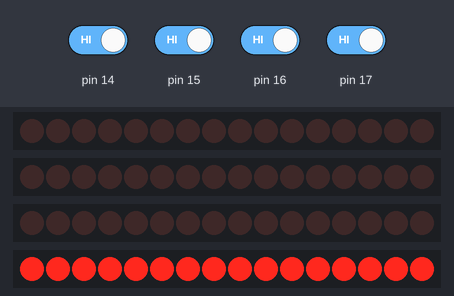
This sketch was run on a simulated Arduino Uno, built with avr-gcc and run on an emulated ATmega328P. Shown: 4 × 16 shift-register outputs drawn as a row of LEDs (first output left, lit = HIGH). Wiring (inferred from the names in the program): 4 × 2 × shift register (74HC595): data pin 2, shift clock pin 4, latch pin 3 / data pin 11, shift clock pin 13, latch pin 12 / data pin 8, shift clock pin 10, latch pin 9 / data pin 5, shift clock pin 7, latch pin 6. Wiring (inferred from the signals the program sends): 4 × row of LEDs: on Q0, Q1, Q2, Q3, Q4, Q5, Q6, Q7, Q8, Q9, Q10, Q11, Q12, Q13, Q14, Q15 / on Q0, Q1, Q2, Q3, Q4, Q5, Q6, Q7, Q8, Q9, Q10, Q11, Q12, Q13, Q14, Q15 / on Q0, Q1, Q2, Q3, Q4, Q5, Q6, Q7, Q8, Q9, Q10, Q11, Q12, Q13, Q14, Q15 / on Q0, Q1, Q2, Q3, Q4, Q5, Q6, Q7, Q8, Q9, Q10, Q11, Q12, Q13, Q14, Q15. The test bench sets the inputs (shaded band); at power-on: pin 14–17 HIGH. Random numbers use the default seed unless the sketch sets one.

Above: at 1.2 s.
1.3 s: pin 14 driven LOW and pin 15 driven LOW and pin 16 driven LOW and pin 17 driven LOW
At 1.45 s:
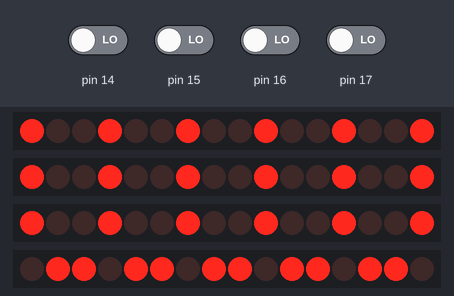
4.3 s: pin 14 driven HIGH
At 5.37 s:
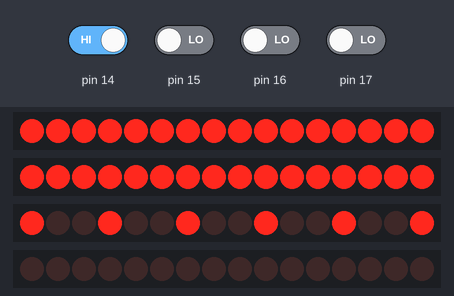
7.3 s: pin 14 driven LOW
At 8.51 s:
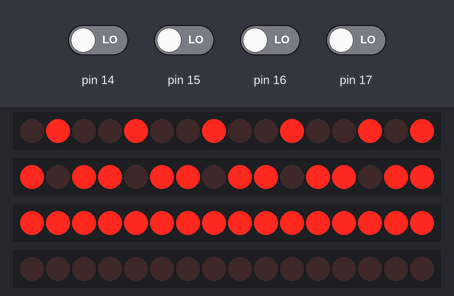
10.3 s: pin 15 driven HIGH
At 11.4 s:
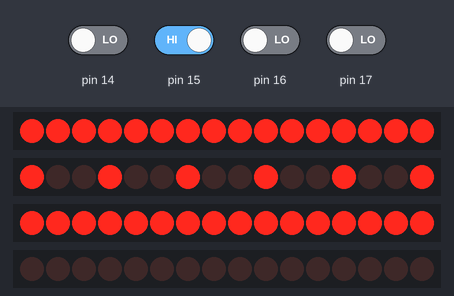
Timing chart, 0 to 14.3 s (numbered marks = the images above; inputs shaded):
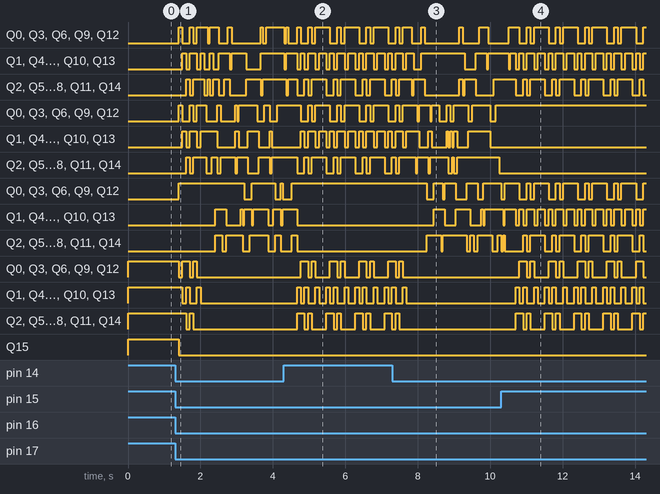

Measured:
- after the input at 1.3 s, Q0: LOW → HIGH after 0.10 s, → LOW 0.10 s later, → HIGH 0.20 s later, → LOW 0.10 s later, … (13 changes in this stretch); Q1: LOW → HIGH after 0.20 s, → LOW 0.10 s later, → HIGH 0.10 s later, → LOW 0.20 s later, … (13 changes in this stretch)

The sketch:

nano_wireloop.ino
```cpp
#define NUM_COLS 16

const int row1Pin = 2;
const int row2Pin = 3;
const int row3Pin = 4;
const int row4Pin = 5;
const int row5Pin = 6;
const int row6Pin = 7;

// 74HC595 pins
const int dataPin = 8;
const int latchPin = 9;
const int clockPin = 10;

const int dataPin1 = 11;
const int latchPin1 = 12;
const int clockPin1 = 13;

const int dataPin3 = 5;
const int latchPin3 = 6;
const int clockPin3 = 7;

const int dataPin2 = 2;
const int latchPin2 = 3;
const int clockPin2 = 4;

// bitmasks for scanning columns
int bits[] =
{
  B00000001,
  B00000010,
  B00000100,
  B00001000,
  B00010000,
  B00100000,
  B01000000,
  B10000000
};


void setup()
{

  // setup pins output/input mode
  pinMode(dataPin, OUTPUT);
  pinMode(clockPin, OUTPUT);
  pinMode(latchPin, OUTPUT);

  pinMode(dataPin1, OUTPUT);
  pinMode(clockPin1, OUTPUT);
  pinMode(latchPin1, OUTPUT);

  pinMode(dataPin2, OUTPUT);
  pinMode(clockPin2, OUTPUT);
  pinMode(latchPin2, OUTPUT);

  pinMode(dataPin3, OUTPUT);
  pinMode(clockPin3, OUTPUT);
  pinMode(latchPin3, OUTPUT);

  pinMode(14, INPUT);
  pinMode(15, INPUT);
  pinMode(16, INPUT);
  pinMode(17, INPUT);

  Serial.begin(9600);
}

void loop()
{

  if ((digitalRead(14) == LOW) && (digitalRead(15) == LOW) && (digitalRead(16) == LOW) && (digitalRead(17) == LOW))
  {
    int val = random(0, 4);
      red(val);
      delay(50);
    val = random(1, 4);
      green(val);
      delay(50);
    val = random(1, 4);
      blue(val);
      delay(50);
    val = random(1, 4);
      yellow(val);
      delay(50);
    val = random(1, 4);
      bl(val);
      delay(50);
    val = random(1, 4);
      purple(val);
      delay(50);
    val = random(1, 4);
      all(val);
      delay(50);
  }

  if ((digitalRead(14) == HIGH) && (digitalRead(15) == LOW) && (digitalRead(16) == LOW) && (digitalRead(17) == LOW)) {
    int rand = 100;
    delay(rand);
    for (int i = 1; i <= 4; i++) {

      red(i);
    }

    delay(rand);
    for (int i = 1; i <= 4; i++) {
      if (i == 1) continue; else
        green(i);
    }

    delay(rand);
    for (int i = 1; i <= 4; i++) {
      if (i == 1) continue; else
        blue(i);
    }

    delay(rand);
    for (int i = 1; i <= 4; i++) {
      if (i == 1) continue; else
        yellow(i);
    }

    delay(rand);
    for (int i = 1; i <= 4; i++) {
      if (i == 1) continue; else
        bl(i);
    }

    delay(rand);
    for (int i = 1; i <= 4; i++) {
      if (i == 1) continue; else
        purple(i);
    }

    delay(rand);
    for (int i = 1; i <= 4; i++) {
      if (i == 1) continue; else
        all(i);
    }

    delay(rand);
  }

  if ((digitalRead(15) == HIGH) && (digitalRead(14) == LOW) && (digitalRead(16) == LOW) && (digitalRead(17) == LOW)) {
    int rand = 100;
    delay(rand);
    for (int i = 1; i <= 4; i++) {
      red(i);
    }

    delay(rand);
    for (int i = 1; i <= 4; i++) {
      if (i == 2) continue; else
        green(i);
    }

    delay(rand);
    for (int i = 1; i <= 4; i++) {
      if (i == 2) continue; else
        blue(i);
    }

    delay(rand);
    for (int i = 1; i <= 4; i++) {
      if (i == 2) continue; else
        yellow(i);
    }

    delay(rand);
    for (int i = 1; i <= 4; i++) {
      if (i == 2) continue; else
        bl(i);
    }

    delay(rand);
    for (int i = 1; i <= 4; i++) {
      if (i == 2) continue; else
        purple(i);
    }

    delay(rand);
    for (int i = 1; i <= 4; i++) {
      if (i == 2) continue; else
        all(i);
    }

    delay(rand);
  }

  if ((digitalRead(16) == HIGH) && (digitalRead(14) == LOW) && (digitalRead(15) == LOW) && (digitalRead(17) == LOW)) {
    int rand = 100;
    delay(rand);
    for (int i = 1; i <= 4; i++) {
      red(i);
    }

    delay(rand);
    for (int i = 1; i <= 4; i++) {
      if (i == 3) continue; else
        green(i);
    }

    delay(rand);
    for (int i = 1; i <= 4; i++) {
      if (i == 3) continue; else
        blue(i);
    }

    delay(rand);
    for (int i = 1; i <= 4; i++) {
      if (i == 3) continue; else
        yellow(i);
    }

    delay(rand);
    for (int i = 1; i <= 4; i++) {
      if (i == 3) continue; else
        bl(i);
    }

    delay(rand);
    for (int i = 1; i <= 4; i++) {
      if (i == 3) continue; else
        purple(i);
    }

    delay(rand);
    for (int i = 1; i <= 4; i++) {
      if (i == 3) continue; else
        all(i);
    }

    delay(rand);
  }
  if ((digitalRead(17) == HIGH) && (digitalRead(14) == LOW) && (digitalRead(15) == LOW) && (digitalRead(16) == LOW)) {
    int rand = 100;
    delay(rand);
    for (int i = 1; i <= 4; i++) {

      red(i);
    }

    delay(rand);
    for (int i = 1; i <= 4; i++) {
      if (i == 4) continue; else
        green(i);
    }

    delay(rand);
    for (int i = 1; i <= 4; i++) {
      if (i == 4) continue; else
        blue(i);
    }

    delay(rand);
    for (int i = 1; i <= 4; i++) {
      if (i == 4) continue; else
        yellow(i);
    }

    delay(rand);
    for (int i = 1; i <= 4; i++) {
      if (i == 4) continue; else
        bl(i);
    }

    delay(rand);
    for (int i = 1; i <= 4; i++) {
      if (i == 4) continue; else
        purple(i);
    }

    delay(rand);
    for (int i = 1; i <= 4; i++) {
      if (i == 4) continue; else
        all(i);
    }

    delay(rand);
  }
  if ((digitalRead(14) == HIGH) && (digitalRead(15) == HIGH) && (digitalRead(16) == HIGH) && (digitalRead(17) == LOW)) {
    for (int i = 1; i <= 4; i++) {
      yellow(i);
    }
  }

  if ((digitalRead(14) == LOW) && (digitalRead(15) == HIGH) && (digitalRead(16) == LOW) && (digitalRead(17) == HIGH)) {
    for (int i = 1; i <= 4; i++) {
      green(i);
    }
  }

  if ((digitalRead(14) == HIGH) && (digitalRead(15) == LOW) && (digitalRead(16) == HIGH) && (digitalRead(17) == HIGH)) {
    for (int i = 1; i <= 4; i++) {
      red(i);
    }
  }


  if ((digitalRead(14) == HIGH) && (digitalRead(15) == HIGH) && (digitalRead(16) == LOW) && (digitalRead(17) == LOW)) {
    int rand = 100;
    delay(rand);
    for (int i = 1; i <= 4; i++) {
      if (i == 1) continue; else
        red(i);
    }

    delay(rand);
    for (int i = 1; i <= 4; i++) {
      green(i);
    }

    delay(rand);
    for (int i = 1; i <= 4; i++) {
      if (i == 1) continue; else
        blue(i);
    }

    delay(rand);
    for (int i = 1; i <= 4; i++) {
      if (i == 1) continue; else
        yellow(i);
    }

    delay(rand);
    for (int i = 1; i <= 4; i++) {
      if (i == 1) continue; else
        bl(i);
    }

    delay(rand);
    for (int i = 1; i <= 4; i++) {
      if (i == 1) continue; else
        purple(i);
    }

    delay(rand);
    for (int i = 1; i <= 4; i++) {
      if (i == 1) continue; else
        all(i);
    }

    delay(rand);
  }


  if ((digitalRead(16) == HIGH) && (digitalRead(15) == HIGH) && (digitalRead(14) == LOW) && (digitalRead(17) == LOW)) {
    int rand = 100;
    delay(rand);
    for (int i = 1; i <= 4; i++) {
      if (i == 2) continue; else
        red(i);
    }

    delay(rand);
    for (int i = 1; i <= 4; i++) {
      green(i);
    }

    delay(rand);
    for (int i = 1; i <= 4; i++) {
      if (i == 2) continue; else
        blue(i);
    }

    delay(rand);
    for (int i = 1; i <= 4; i++) {
      if (i == 2) continue; else
        yellow(i);
    }

    delay(rand);
    for (int i = 1; i <= 4; i++) {
      if (i == 2) continue; else
        bl(i);
    }

    delay(rand);
    for (int i = 1; i <= 4; i++) {
      if (i == 2) continue; else
        purple(i);
    }

    delay(rand);
    for (int i = 1; i <= 4; i++) {
      if (i == 2) continue; else
        all(i);
    }

    delay(rand);
  }


  if ((digitalRead(16) == HIGH) && (digitalRead(17) == HIGH) && (digitalRead(14) == LOW) && (digitalRead(15) == LOW)) {
    // green(3);
    int rand = 100;
    delay(rand);
    for (int i = 1; i <= 4; i++) {
      if (i == 3) continue; else
        red(i);
    }

    delay(rand);
    for (int i = 1; i <= 4; i++) {
      green(i);
    }

    delay(rand);
    for (int i = 1; i <= 4; i++) {
      if (i == 3) continue; else
        blue(i);
    }

    delay(rand);
    for (int i = 1; i <= 4; i++) {
      if (i == 3) continue; else
        yellow(i);
    }

    delay(rand);
    for (int i = 1; i <= 4; i++) {
      if (i == 3) continue; else
        bl(i);
    }

    delay(rand);
    for (int i = 1; i <= 4; i++) {
      if (i == 3) continue; else
        purple(i);
    }

    delay(rand);
    for (int i = 1; i <= 4; i++) {
      if (i == 3) continue; else
        all(i);
    }

    delay(rand);
  }


  if ((digitalRead(14) == HIGH) && (digitalRead(17) == HIGH) && (digitalRead(15) == LOW) && (digitalRead(16) == LOW)) {
    int rand = 100;
    delay(rand);
    for (int i = 1; i <= 4; i++) {
      if (i == 4) continue; else
        red(i);
    }

    delay(rand);
    for (int i = 1; i <= 4; i++) {
      green(i);
    }

    delay(rand);
    for (int i = 1; i <= 4; i++) {
      if (i == 4) continue; else
        blue(i);
    }

    delay(rand);
    for (int i = 1; i <= 4; i++) {
      if (i == 4) continue; else
        yellow(i);
    }

    delay(rand);
    for (int i = 1; i <= 4; i++) {
      if (i == 4) continue; else
        bl(i);
    }

    delay(rand);
    for (int i = 1; i <= 4; i++) {
      if (i == 4) continue; else
        purple(i);
    }

    delay(rand);
    for (int i = 1; i <= 4; i++) {
      if (i == 4) continue; else
        all(i);
    }

    delay(rand);
  }
}

void scanColumn(int player)
{
  if (player == 1) {
    for (int colNum = 0; colNum < NUM_COLS; ++colNum)
    {
      digitalWrite(latchPin, LOW);

      if (0 <= colNum && colNum <= 7)
      {
        shiftOut(dataPin, clockPin, MSBFIRST, B00000000); //right sr
        shiftOut(dataPin, clockPin, MSBFIRST, bits[colNum]); //left sr
      }
      else
      {
        shiftOut(dataPin, clockPin, MSBFIRST, bits[colNum - 8]); //right sr
        shiftOut(dataPin, clockPin, MSBFIRST, B00000000); //left sr
      }
      digitalWrite(latchPin, HIGH);
      delay(200);
    }
  }
  else if (player == 2) {
    for (int colNum = 0; colNum < NUM_COLS; ++colNum)
    {
      digitalWrite(latchPin1, LOW);

      if (0 <= colNum && colNum <= 7)
      {
        shiftOut(dataPin1, clockPin1, MSBFIRST, B00000000); //right sr
        shiftOut(dataPin1, clockPin1, MSBFIRST, bits[colNum]); //left sr
      }
      else
      {
        shiftOut(dataPin1, clockPin1, MSBFIRST, bits[colNum - 8]); //right sr
        shiftOut(dataPin1, clockPin1, MSBFIRST, B00000000); //left sr
      }
      digitalWrite(latchPin1, HIGH);
      delay(200);
    }
  } else if (player == 3) {
    for (int colNum = 0; colNum < NUM_COLS; ++colNum)
    {
      digitalWrite(latchPin2, LOW);

      if (0 <= colNum && colNum <= 7)
      {
        shiftOut(dataPin2, clockPin2, MSBFIRST, B00000000); //right sr
        shiftOut(dataPin2, clockPin2, MSBFIRST, bits[colNum]); //left sr
      }
      else
      {
        shiftOut(dataPin2, clockPin2, MSBFIRST, bits[colNum - 8]); //right sr
        shiftOut(dataPin2, clockPin2, MSBFIRST, B00000000); //left sr
      }
      digitalWrite(latchPin2, HIGH);
      delay(200);
    }
  } else if (player == 4) {
    for (int colNum = 0; colNum < NUM_COLS; ++colNum)
    {
      digitalWrite(latchPin3, LOW);

      if (0 <= colNum && colNum <= 7)
      {
        shiftOut(dataPin3, clockPin3, MSBFIRST, B00000000); //right sr
        shiftOut(dataPin3, clockPin3, MSBFIRST, bits[colNum]); //left sr
      }
      else
      {
        shiftOut(dataPin3, clockPin3, MSBFIRST, bits[colNum - 8]); //right sr
        shiftOut(dataPin3, clockPin3, MSBFIRST, B00000000); //left sr
      }
      digitalWrite(latchPin3, HIGH);
      delay(200);
    }
  }
}
void red(int player)
{
  if (player == 1) {
    digitalWrite(latchPin, LOW);

    shiftOut(dataPin, clockPin, MSBFIRST, B10010010); //right sr
    shiftOut(dataPin, clockPin, MSBFIRST, B01001001); //left sr

    digitalWrite(latchPin, HIGH);
  }
  else if (player == 2) {
    digitalWrite(latchPin1, LOW);


    shiftOut(dataPin1, clockPin1, MSBFIRST, B10010010); //right sr
    shiftOut(dataPin1, clockPin1, MSBFIRST, B01001001); //left sr


    digitalWrite(latchPin1, HIGH);
  } else if (player == 3) {
    digitalWrite(latchPin2, LOW);


    shiftOut(dataPin2, clockPin2, MSBFIRST, B10010010); //right sr
    shiftOut(dataPin2, clockPin2, MSBFIRST, B01001001); //left sr


    digitalWrite(latchPin2, HIGH);
  } else if (player == 4) {
    digitalWrite(latchPin3, LOW);


    shiftOut(dataPin3, clockPin3, MSBFIRST, B10010010); //right sr
    shiftOut(dataPin3, clockPin3, MSBFIRST, B01001001); //left sr


    digitalWrite(latchPin3, HIGH);
  }


}

void green(int player)
{
  if (player == 1) {
    digitalWrite(latchPin, LOW);


    shiftOut(dataPin, clockPin, MSBFIRST, B10100100); //right sr
    shiftOut(dataPin, clockPin, MSBFIRST, B10010010); //left sr


    digitalWrite(latchPin, HIGH);
  }
  else if (player == 2) {
    digitalWrite(latchPin1, LOW);


    shiftOut(dataPin1, clockPin1, MSBFIRST, B10100100); //right sr
    shiftOut(dataPin1, clockPin1, MSBFIRST, B10010010); //left sr


    digitalWrite(latchPin1, HIGH);
  } else if (player == 3) {
    digitalWrite(latchPin2, LOW);


    shiftOut(dataPin2, clockPin2, MSBFIRST, B10100100); //right sr
    shiftOut(dataPin2, clockPin2, MSBFIRST, B10010010); //left sr


    digitalWrite(latchPin2, HIGH);
  } else if (player == 4) {
    digitalWrite(latchPin3, LOW);


    shiftOut(dataPin3, clockPin3, MSBFIRST, B10100100); //right sr
    shiftOut(dataPin3, clockPin3, MSBFIRST, B10010010); //left sr


    digitalWrite(latchPin3, HIGH);
  }


}

void blue(int player)
{
  if (player == 1) {
    digitalWrite(latchPin, LOW);


    shiftOut(dataPin, clockPin, MSBFIRST, B11001001); //right sr
    shiftOut(dataPin, clockPin, MSBFIRST, B00100100); //left sr


    digitalWrite(latchPin, HIGH);
  }
  else if (player == 2) {
    digitalWrite(latchPin1, LOW);


    shiftOut(dataPin1, clockPin1, MSBFIRST, B11001001); //right sr
    shiftOut(dataPin1, clockPin1, MSBFIRST, B00100100); //left sr


    digitalWrite(latchPin1, HIGH);
  } else if (player == 3) {
    digitalWrite(latchPin2, LOW);


    shiftOut(dataPin2, clockPin2, MSBFIRST, B11001001); //right sr
    shiftOut(dataPin2, clockPin2, MSBFIRST, B00100100); //left sr


    digitalWrite(latchPin2, HIGH);
  } else if (player == 4) {
    digitalWrite(latchPin3, LOW);


    shiftOut(dataPin3, clockPin3, MSBFIRST, B11001001); //right sr
    shiftOut(dataPin3, clockPin3, MSBFIRST, B00100100); //left sr


    digitalWrite(latchPin3, HIGH);
  }


}

void yellow(int player)
{
  if (player == 1) {
    digitalWrite(latchPin, LOW);


    shiftOut(dataPin, clockPin, MSBFIRST, B10110110); //right sr
    shiftOut(dataPin, clockPin, MSBFIRST, B11011011); //left sr


    digitalWrite(latchPin, HIGH);
  }
  else if (player == 2) {
    digitalWrite(latchPin1, LOW);


    shiftOut(dataPin1, clockPin1, MSBFIRST, B10110110); //right sr
    shiftOut(dataPin1, clockPin1, MSBFIRST, B11011011); //left sr


    digitalWrite(latchPin1, HIGH);
  } else if (player == 3) {
    digitalWrite(latchPin2, LOW);


    shiftOut(dataPin2, clockPin2, MSBFIRST, B10110110); //right sr
    shiftOut(dataPin2, clockPin2, MSBFIRST, B11011011); //left sr


    digitalWrite(latchPin2, HIGH);
  } else if (player == 4) {
    digitalWrite(latchPin3, LOW);


    shiftOut(dataPin3, clockPin3, MSBFIRST, B10110110); //right sr
    shiftOut(dataPin3, clockPin3, MSBFIRST, B11011011); //left sr


    digitalWrite(latchPin3, HIGH);
  }


}

void all(int player)
{
  if (player == 1) {
    digitalWrite(latchPin, LOW);


    shiftOut(dataPin, clockPin, MSBFIRST, B11111111); //right sr
    shiftOut(dataPin, clockPin, MSBFIRST, B11111111); //left sr


    digitalWrite(latchPin, HIGH);
  }
  else if (player == 2) {
    digitalWrite(latchPin1, LOW);


    shiftOut(dataPin1, clockPin1, MSBFIRST, B11111111); //right sr
    shiftOut(dataPin1, clockPin1, MSBFIRST, B11111111); //left sr


    digitalWrite(latchPin1, HIGH);
  } else if (player == 3) {
    digitalWrite(latchPin2, LOW);


    shiftOut(dataPin2, clockPin2, MSBFIRST, B11111111); //right sr
    shiftOut(dataPin2, clockPin2, MSBFIRST, B11111111); //left sr


    digitalWrite(latchPin2, HIGH);
  } else if (player == 4) {
    digitalWrite(latchPin3, LOW);


    shiftOut(dataPin3, clockPin3, MSBFIRST, B11111111); //right sr
    shiftOut(dataPin3, clockPin3, MSBFIRST, B11111111); //left sr


    digitalWrite(latchPin3, HIGH);
  }


}

void bl(int player)
{
  if (player == 1) {
    digitalWrite(latchPin, LOW);


    shiftOut(dataPin, clockPin, MSBFIRST, B11101101); //right sr
    shiftOut(dataPin, clockPin, MSBFIRST, B10110110); //left sr


    digitalWrite(latchPin, HIGH);
  }
  else if (player == 2) {
    digitalWrite(latchPin1, LOW);


    shiftOut(dataPin1, clockPin1, MSBFIRST, B11101101); //right sr
    shiftOut(dataPin1, clockPin1, MSBFIRST, B10110110); //left sr


    digitalWrite(latchPin1, HIGH);
  } else if (player == 3) {
    digitalWrite(latchPin2, LOW);


    shiftOut(dataPin2, clockPin2, MSBFIRST, B11101101); //right sr
    shiftOut(dataPin2, clockPin2, MSBFIRST, B10110110); //left sr


    digitalWrite(latchPin2, HIGH);
  } else if (player == 4) {
    digitalWrite(latchPin3, LOW);


    shiftOut(dataPin3, clockPin3, MSBFIRST, B11101101); //right sr
    shiftOut(dataPin3, clockPin3, MSBFIRST, B10110110); //left sr


    digitalWrite(latchPin3, HIGH);
  }


}

void purple(int player)
{
  if (player == 1) {
    digitalWrite(latchPin, LOW);


    shiftOut(dataPin, clockPin, MSBFIRST, B11011011); //right sr
    shiftOut(dataPin, clockPin, MSBFIRST, B01101101); //left sr


    digitalWrite(latchPin, HIGH);
  }
  else if (player == 2) {
    digitalWrite(latchPin1, LOW);


    shiftOut(dataPin1, clockPin1, MSBFIRST, B11011011); //right sr
    shiftOut(dataPin1, clockPin1, MSBFIRST, B01101101); //left sr


    digitalWrite(latchPin1, HIGH);
  } else if (player == 3) {
    digitalWrite(latchPin2, LOW);


    shiftOut(dataPin2, clockPin2, MSBFIRST, B11011011); //right sr
    shiftOut(dataPin2, clockPin2, MSBFIRST, B01101101); //left sr


    digitalWrite(latchPin2, HIGH);
  } else if (player == 4) {
    digitalWrite(latchPin3, LOW);


    shiftOut(dataPin3, clockPin3, MSBFIRST, B11011011); //right sr
    shiftOut(dataPin3, clockPin3, MSBFIRST, B01101101); //left sr


    digitalWrite(latchPin3, HIGH);
  }


}


void off(int player)
{
  if (player == 1) {
    digitalWrite(latchPin, LOW);


    shiftOut(dataPin, clockPin, MSBFIRST, B00000000); //right sr
    shiftOut(dataPin, clockPin, MSBFIRST, B00000000); //left sr


    digitalWrite(latchPin, HIGH);
  }
  else if (player == 2) {
    digitalWrite(latchPin1, LOW);


    shiftOut(dataPin1, clockPin1, MSBFIRST, B00000000); //right sr
    shiftOut(dataPin1, clockPin1, MSBFIRST, B00000000); //left sr


    digitalWrite(latchPin1, HIGH);
  } else if (player == 3) {
    digitalWrite(latchPin2, LOW);


    shiftOut(dataPin2, clockPin2, MSBFIRST, B00000000); //right sr
    shiftOut(dataPin2, clockPin2, MSBFIRST, B00000000); //left sr


    digitalWrite(latchPin2, HIGH);
  } else if (player == 4) {
    digitalWrite(latchPin3, LOW);


    shiftOut(dataPin3, clockPin3, MSBFIRST, B00000000); //right sr
    shiftOut(dataPin3, clockPin3, MSBFIRST, B00000000); //left sr


    digitalWrite(latchPin3, HIGH);
  }


}
```
